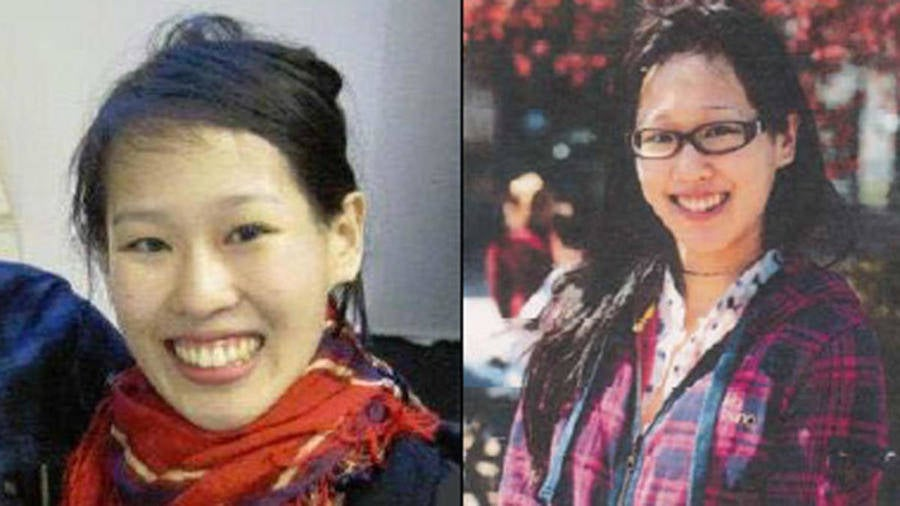
#> input picture topics/elisa_lam/materials/03_elisa_lam_student_photo.jpg, 900 x 506 px
$ python -i generate_cards.py   (imports and definitions only)
#> lines starting #> are read from the running program, lines starting #| are printed output that depends on the picture
#!/usr/bin/env python3
"""
generate_cards.py — Pillow-based card renderer for documentary video pipeline.

Generates 1080x1920 (9:16 vertical) PNG cards with dark cinematic styling.

Usage:
    python3 scripts/generate_cards.py --type timeline --config '{...}' --output path/to/output.png
    python3 scripts/generate_cards.py --type stat --config '{...}' --output path/to/output.png
    python3 scripts/generate_cards.py --type quote --config '{...}' --output path/to/output.png
    python3 scripts/generate_cards.py --type map --config '{...}' --output path/to/output.png
    python3 scripts/generate_cards.py --type document --config '{...}' --output path/to/output.png
    python3 scripts/generate_cards.py --type title --config '{...}' --output path/to/output.png
    python3 scripts/generate_cards.py --type person --config '{...}' --output path/to/output.png
    python3 scripts/generate_cards.py --type ruling --config '{...}' --output path/to/output.png

All cards share a consistent design system:
    - Background: near-black (#121218) with subtle radial gradient
    - Primary text: white (#FFFFFF)
    - Accent color: amber/gold (#D4A841)
    - Secondary text: light gray (#AAAAAA)
    - Film grain texture overlay for cinematic feel
"""

import argparse
import json
import math
import os
import random
import struct
import sys
import zlib
from io import BytesIO
from pathlib import Path

try:
    from PIL import Image, ImageDraw, ImageFont, ImageFilter
except ImportError:
    print("Pillow not installed. Installing...", file=sys.stderr)
    import subprocess
    subprocess.check_call([sys.executable, "-m", "pip", "install", "Pillow"])
    from PIL import Image, ImageDraw, ImageFont, ImageFilter

# ── Design System Constants ─────────────────────────────────────────────────

WIDTH = 1080
HEIGHT = 1920

# Colors
BG_COLOR = (18, 18, 24)           # #121218
PRIMARY_TEXT = (255, 255, 255)     # White
ACCENT_COLOR = (212, 168, 65)     # #D4A841 amber/gold
SECONDARY_TEXT = (170, 170, 170)  # #AAAAAA light gray
DOCUMENT_BG = (245, 240, 232)     # #F5F0E8 off-white for document cards
DOCUMENT_TEXT = (40, 40, 40)      # Dark text on documents
HIGHLIGHT_YELLOW = (255, 235, 59, 80)  # Semi-transparent yellow highlight
RED_STAMP = (200, 30, 30, 120)   # Semi-transparent red for stamps
VIGNETTE_COLOR = (0, 0, 0)       # Black for vignette edges

# Margins and spacing
MARGIN_X = 80
MARGIN_TOP = 200
MARGIN_BOTTOM = 200
CONTENT_WIDTH = WIDTH - 2 * MARGIN_X

# ── Font Loading ─────────────────────────────────────────────────────────────

# [6 lines left out: function _try_load_font, not called in this run]


# Cache of discovered font paths: style -> (path, index)
_font_cache = {}


# [142 lines left out: functions _discover_fonts, get_font, create_base_image, add_film_grain, not called in this run]


def add_vignette(img, strength=0.4):
    """Add subtle vignette (darkened edges) effect."""
    vignette = Image.new("RGBA", (WIDTH, HEIGHT), (0, 0, 0, 0))
    draw = ImageDraw.Draw(vignette)

    center_x, center_y = WIDTH // 2, HEIGHT // 2
    max_dist = math.sqrt(center_x**2 + center_y**2)

    # Draw darkening at edges
    for i in range(40):
        ratio = 1 - (i / 40.0)
        alpha = int(strength * 255 * ratio * ratio)
        margin = i * max(WIDTH, HEIGHT) // 200
        draw.rectangle(
            [margin, margin, WIDTH - margin, HEIGHT - margin],
            outline=(0, 0, 0, min(alpha, 255))
        )

    # Blur the vignette for smooth falloff
    vignette = vignette.filter(ImageFilter.GaussianBlur(radius=60))
    return Image.alpha_composite(img, vignette)


# [35 lines left out: functions wrap_text, text_height, draw_text_with_shadow, not called in this run]


def finalize(img):
    """Apply final effects (vignette + grain) and convert to RGB."""
    img = add_vignette(img, strength=0.3)
    img = add_film_grain(img, intensity=12)
    return img.convert("RGB")


# ── Card Generators ──────────────────────────────────────────────────────────

# [851 lines left out: functions generate_timeline, generate_stat, generate_quote, generate_split, generate_map, generate_document and 3 more, not called in this run]


# ── Main ─────────────────────────────────────────────────────────────────────

GENERATORS = {
    "timeline": generate_timeline,
    "stat": generate_stat,
    "quote": generate_quote,
    "map": generate_map,
    "document": generate_document,
    "title": generate_title,
    "person": generate_person,
    "split": generate_split,
    "ruling": generate_ruling,
}


# [38 lines left out: function main, not called in this run]


# [2 lines not run here, left out]

>>> import cv2
>>> picture = cv2.imread('../topics/elisa_lam/materials/03_elisa_lam_student_photo.jpg', cv2.IMREAD_GRAYSCALE)
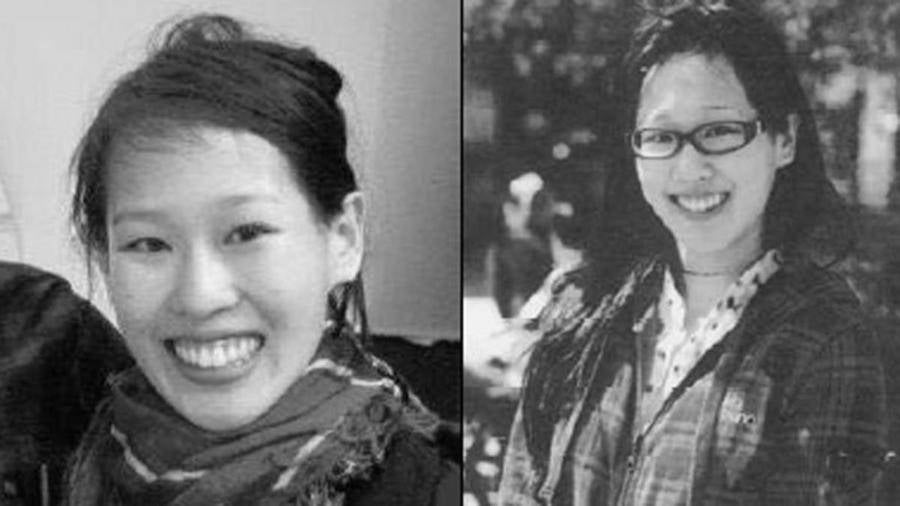
#> picture: shape (506, 900); min 0, max 255, mean 111.6
>>> result = finalize(picture)
#> in add_vignette, `vignette = Image.new("RGBA", (WIDTH, HEIGHT), (0, 0, 0, 0))`: vignette: PIL image 1080x1920 RGBA; every value is 0
#> in add_vignette, `vignette = vignette.filter(ImageFilter.GaussianBlur(radius=60))`:
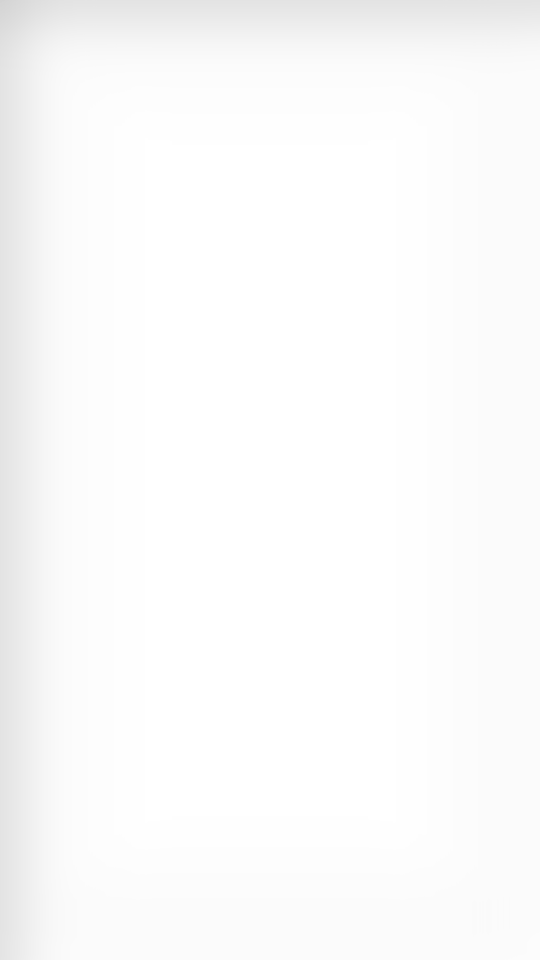
#> vignette: PIL image 1080x1920 RGBA (shown at 1/2 size); mean R, G, B, A 0, 0, 0, 4.1; transparent parts drawn white
#> (the run stopped early here; a loop or call above may not have finished)

$ run again, on topics/elisa_lam/materials/05_elisa_lam_water_tank.jpg
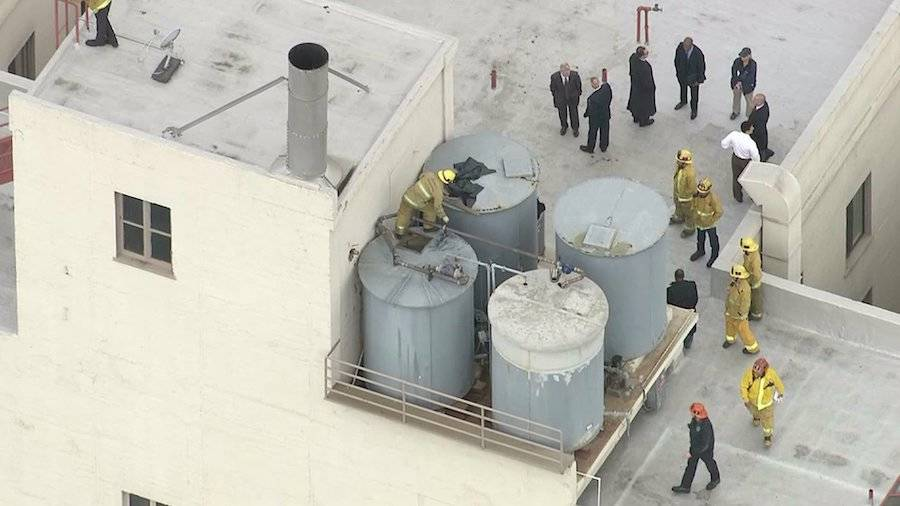
#> input picture topics/elisa_lam/materials/05_elisa_lam_water_tank.jpg, 900 x 506 px
#> `picture = cv2.imread('../topics/elisa_lam/materials/03_elisa_lam_stude..`:
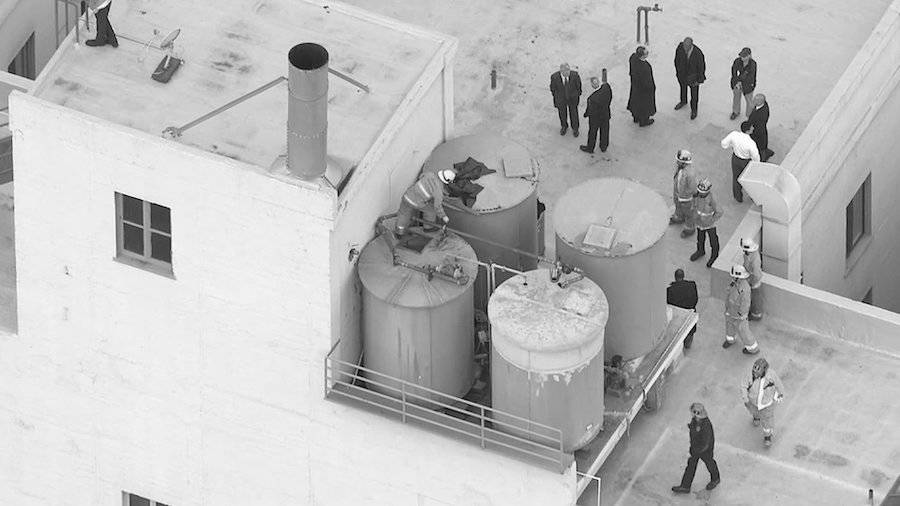
#> picture: shape (506, 900); min 0, max 255, mean 185.7

$ run again, on topics/elisa_lam/materials/06_elisa_lam_graduation.jpg
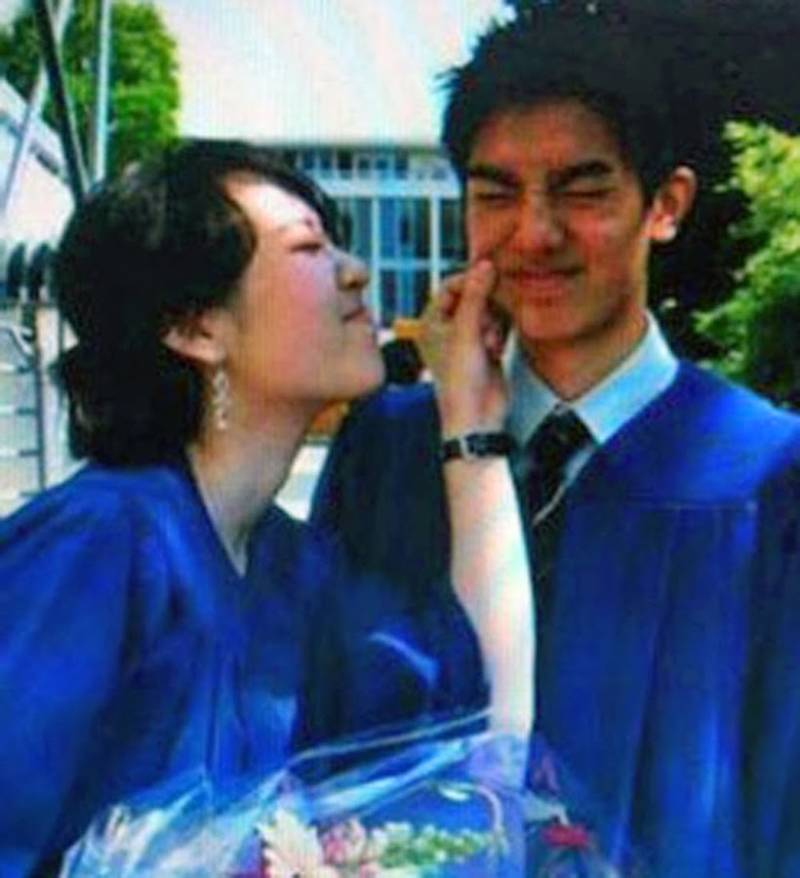
#> input picture topics/elisa_lam/materials/06_elisa_lam_graduation.jpg, 800 x 878 px
#> `picture = cv2.imread('../topics/elisa_lam/materials/03_elisa_lam_stude..`:
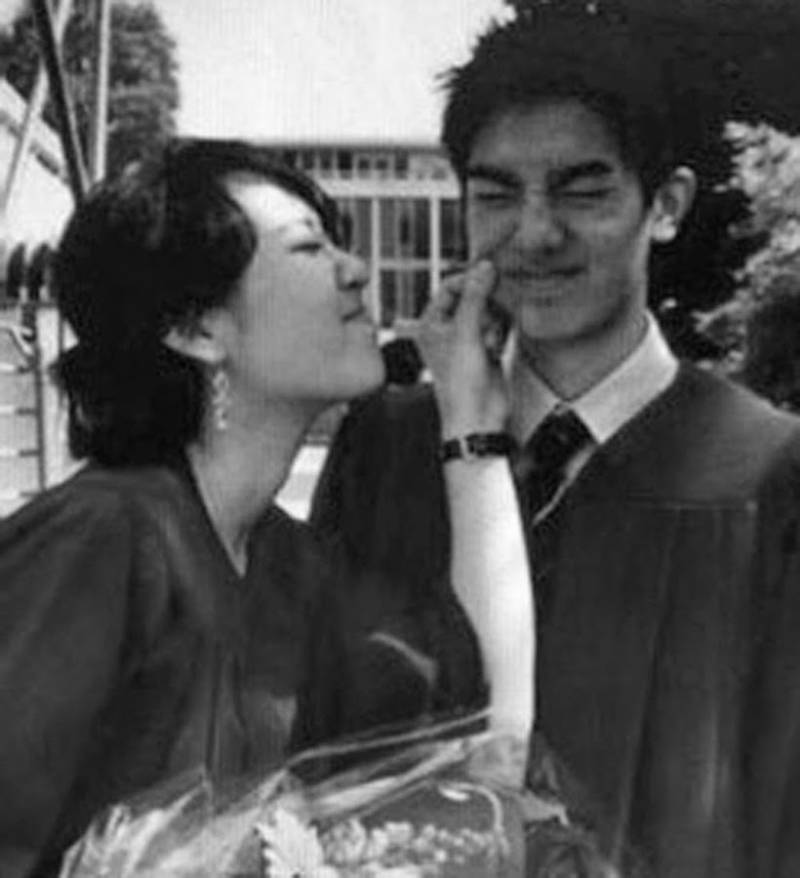
#> picture: shape (878, 800); min 0, max 255, mean 85
